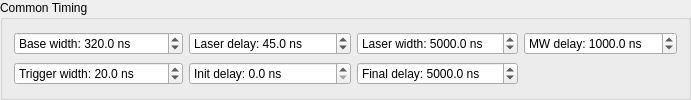
          <widget class="QGroupBox" name="groupBox">
           <property name="title">
            <string>Common Timing</string>
           </property>
           <layout class="QGridLayout" name="gridLayout_6">
            <item row="1" column="3">
             <widget class="QDoubleSpinBox" name="mdelayBox">
              <property name="prefix">
               <string>MW delay: </string>
              </property>
              <property name="suffix">
               <string> ns</string>
              </property>
              <property name="decimals">
               <number>1</number>
              </property>
              <property name="maximum">
               <double>999999999.000000000000000</double>
              </property>
              <property name="singleStep">
               <double>0.500000000000000</double>
              </property>
              <property name="value">
               <double>1000.000000000000000</double>
              </property>
             </widget>
            </item>
            <item row="1" column="1">
             <widget class="QDoubleSpinBox" name="ldelayBox">
              <property name="prefix">
               <string>Laser delay: </string>
              </property>
              <property name="suffix">
               <string> ns</string>
              </property>
              <property name="decimals">
               <number>1</number>
              </property>
              <property name="maximum">
               <double>999999999.000000000000000</double>
              </property>
              <property name="singleStep">
               <double>0.500000000000000</double>
              </property>
              <property name="value">
               <double>45.000000000000000</double>
              </property>
             </widget>
            </item>
            <item row="1" column="2">
             <widget class="QDoubleSpinBox" name="lwidthBox">
              <property name="prefix">
               <string>Laser width: </string>
              </property>
              <property name="suffix">
               <string> ns</string>
              </property>
              <property name="decimals">
               <number>1</number>
              </property>
              <property name="maximum">
               <double>999999999.000000000000000</double>
              </property>
              <property name="singleStep">
               <double>0.500000000000000</double>
              </property>
              <property name="value">
               <double>5000.000000000000000</double>
              </property>
             </widget>
            </item>
            <item row="1" column="0">
             <widget class="QDoubleSpinBox" name="basewidthBox">
              <property name="prefix">
               <string>Base width: </string>
              </property>
              <property name="suffix">
               <string> ns</string>
              </property>
              <property name="decimals">
               <number>1</number>
              </property>
              <property name="maximum">
               <double>999999999.000000000000000</double>
              </property>
              <property name="singleStep">
               <double>0.500000000000000</double>
              </property>
              <property name="value">
               <double>320.000000000000000</double>
              </property>
             </widget>
            </item>
            <item row="2" column="0">
             <widget class="QDoubleSpinBox" name="trigwidthBox">
              <property name="prefix">
               <string>Trigger width: </string>
              </property>
              <property name="suffix">
               <string> ns</string>
              </property>
              <property name="decimals">
               <number>1</number>
              </property>
              <property name="minimum">
               <double>0.000000000000000</double>
              </property>
              <property name="maximum">
               <double>999999999.000000000000000</double>
              </property>
              <property name="singleStep">
               <double>0.500000000000000</double>
              </property>
              <property name="value">
               <double>20.000000000000000</double>
              </property>
             </widget>
            </item>
            <item row="2" column="2">
             <widget class="QDoubleSpinBox" name="finaldelayBox">
              <property name="prefix">
               <string>Final delay: </string>
              </property>
              <property name="suffix">
               <string> ns</string>
              </property>
              <property name="decimals">
               <number>1</number>
              </property>
              <property name="maximum">
               <double>999999999.000000000000000</double>
              </property>
              <property name="singleStep">
               <double>0.500000000000000</double>
              </property>
              <property name="value">
               <double>5000.000000000000000</double>
              </property>
             </widget>
            </item>
            <item row="2" column="1">
             <widget class="QDoubleSpinBox" name="initdelayBox">
              <property name="prefix">
               <string>Init delay: </string>
              </property>
              <property name="suffix">
               <string> ns</string>
              </property>
              <property name="decimals">
               <number>1</number>
              </property>
              <property name="maximum">
               <double>999999999.000000000000000</double>
              </property>
              <property name="singleStep">
               <double>0.500000000000000</double>
              </property>
             </widget>
            </item>
           </layout>
          </widget>
